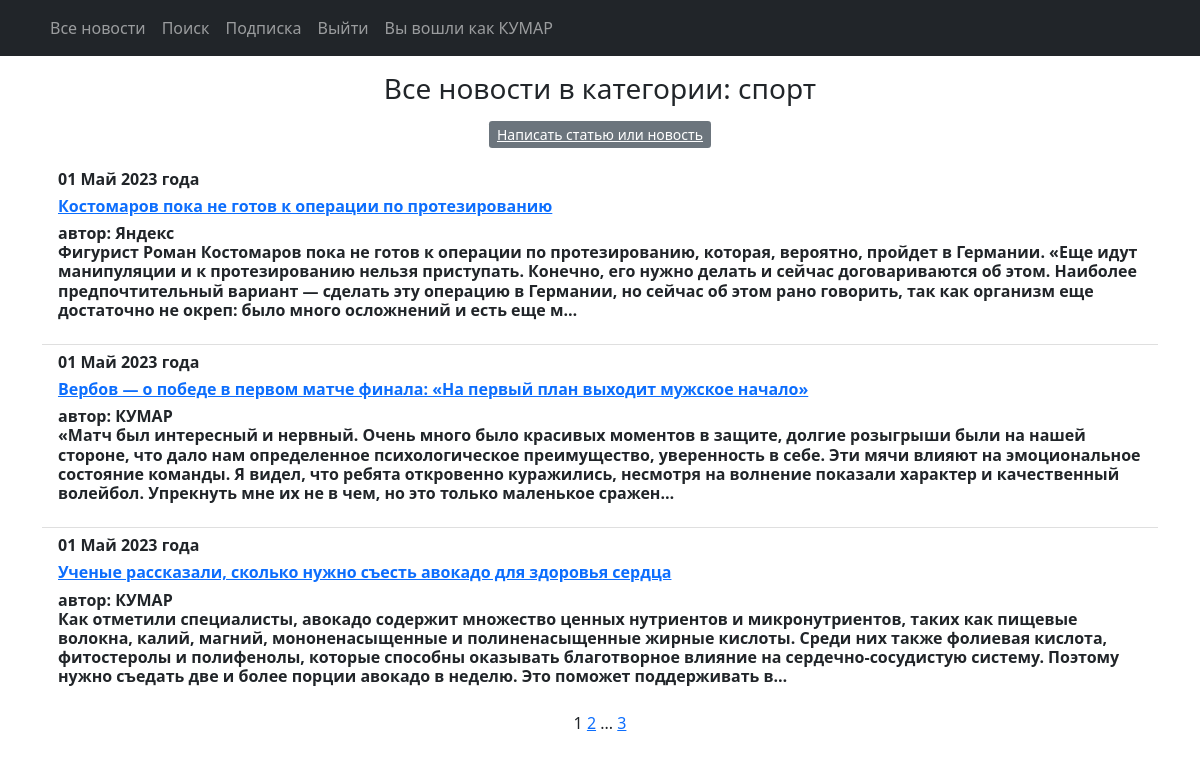
Page /news/categories/1/ (signed in) on the earlier database version.
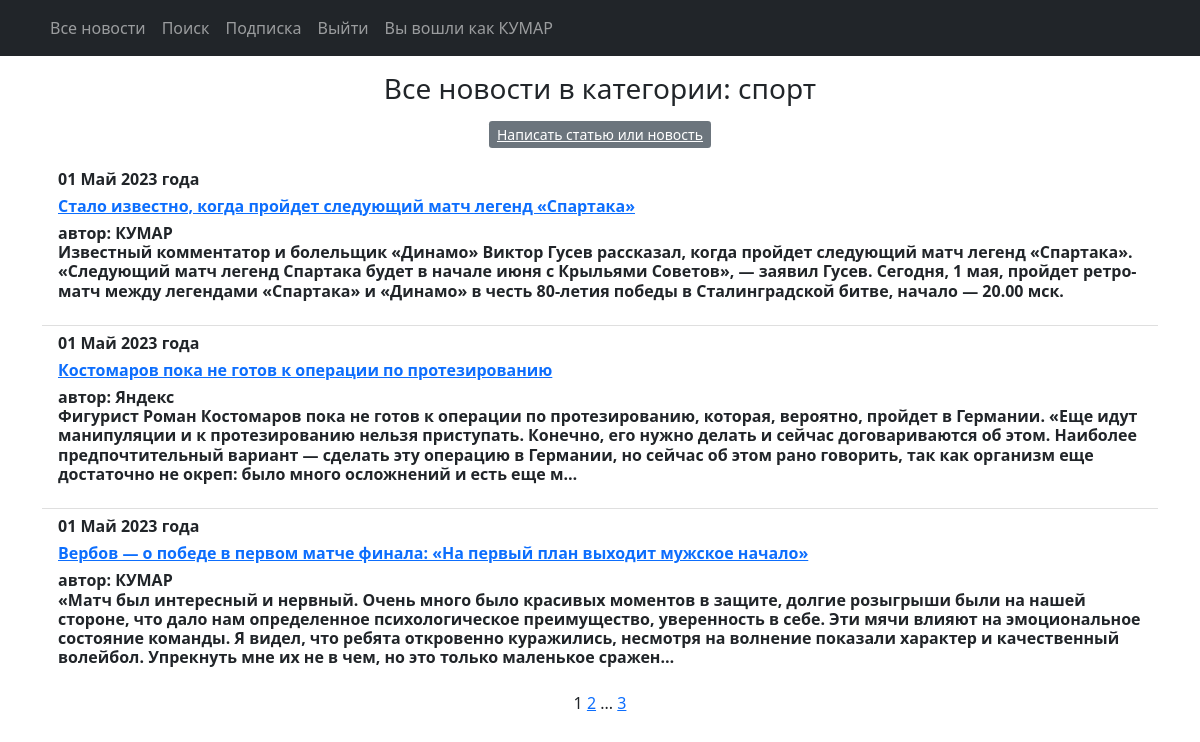
Same page on the later database version.
### news/models.py (models this page shows, shortened)
class Post(models.Model):
    NEWS = 'NW'
    ARTICLE = 'AR'
    CATEGORY_CHOICES = (
        (NEWS, 'Новость'),
        (ARTICLE, 'Статья'),
    )
    author = models.ForeignKey(Author, on_delete=models.CASCADE)
    categoryType = models.CharField(max_length=2, choices=CATEGORY_CHOICES, default=ARTICLE)
    date = models.DateTimeField(auto_now_add=True)
    category = models.ManyToManyField(Category, through='PostCategory')
    title = models.CharField(max_length=255)
    text = models.TextField()
    rating = models.SmallIntegerField(default=0)
    class Meta:
        verbose_name = 'Новость'
        verbose_name_plural = 'Новости'

class Author(models.Model):
    authorUser = models.OneToOneField(User, on_delete=models.CASCADE)
    ratingAuthor = models.IntegerField(default=0)
    class Meta:
        verbose_name = 'Автор'
        verbose_name_plural = 'Авторы'
    def __str__(self):
        return f'{self.authorUser}'

### news/views.py (the view)
# urls.py: path('categories/<int:pk>/', CategoryListView.as_view(), name='category_list'),
class CategoryListView(PostList):
    model = Post
    template_name = 'category_list.html'
    context_object_name = 'category_news_list'
    ordering = '-date'
    paginate_by = 3
    def get_queryset(self):
        self.category = get_object_or_404(Category, id=self.kwargs['pk'])
        queryset = Post.objects.filter(category=self.category).order_by('-date')
        return queryset
    def get_context_data(self, **kwargs):
        context = super().get_context_data(**kwargs)
        context['is_not_subscriber'] = self.request.user not in self.category.subscribers.all()
        context['category'] = self.category
        return context

### news/templatetags/custom_filters.py (called while the page is built)
@register.filter()
def censor(value):
    text = value
    for r in replacements.items():
        text = text.replace(r[0], r[1])
    return text

### news/templatetags/custom_tags.py (called while the page is built)
@register.simple_tag(takes_context=True)
def url_replace(context, **kwargs):
    d = context['request'].GET.copy()
    for k, v in kwargs.items():
        d[k] = v
    return d.urlencode()

### news/views.py (called while the page is built)
    def get_context_data(self, **kwargs):
        context = super().get_context_data(**kwargs)
        context['time_now'] = datetime.utcnow()
        context['is_author'] = self.request.user.groups.filter(name='authors').exists()
        return context

### news/templates/category_list.html (shortened to what this page needs)
{% extends 'default.html' %}
{% load custom_filters %}
{% load custom_tags %}
{% block content %}
<p><h3 class="text-normal fs-12">Все новости в категории: {{ category.name }} </p></h3>
{% if perms.news.add_post %}
<p class="text-center">
    <a href="{% url 'post_create' %}" class="btn-secondary btn-sm">Написать статью или новость</a>
</p>
{% endif %}
{% if category_news_list %}
<ul class="list-group list-group-flush">
    {% for c in category_news_list %}
    <li class="list-group-item">
        <h6 align="left"<small class="fw-bold">{{ c.date | date:'d M Y'}} года</small> </h6>
        <h6 align="left"<small class="fw-bold"><a href="{% url 'post' c.id %}">{{ c.title | censor }}</a></small>
        <h6 align="left"<small class="fw-bold">автор: {{ c.author }}</small> <br>
        <p align="left">{{ c.text | truncatechars:410 }}</p>
    </li>
    {% endfor %}
</ul>
{% else %}
<h2>Новостей нет!</h2>
{% endif %}
{{ page_obj.number }}
{% if page_obj.has_next %}
<a href="?{% url_replace page=page_obj.next_page_number %}">{{ page_obj.next_page_number }}</a>
{% if paginator.num_pages != page_obj.next_page_number %}
...
<a href="?{% url_replace page=page_obj.paginator.num_pages %}">{{ page_obj.paginator.num_pages }}</a>
{% endif %}
{% endif %}
{% endblock content %}

Differences in the rows shown:
no longer on this page (row unchanged): Post: date "01 Май 2023", title|censor "Ученые рассказали, сколько нужно съесть авокадо для здоровья сердца", author "КУМАР", text "Как отметили специалисты, авокадо содержит множество ценных нутриентов и микронутриентов, таких как пищевые волокна, калий, магний, мононенасыщенные и полиненасыщенные жирные кислоты. Среди них также фолиевая кислота, фитостеролы и полифенолы, которые способны оказывать благотворное влияние на сердечно-сосудистую систему. Поэтому нужно съедать две и более порции авокадо в неделю. Это поможет поддерживать в…"
added Post: date "01 Май 2023", title|censor "Стало известно, когда пройдет следующий матч легенд «Спартака»", author "КУМАР", text "Известный комментатор и болельщик «Динамо» Виктор Гусев рассказал, когда пройдет следующий матч легенд «Спартака». «Следующий матч легенд Спартака будет в начале июня с Крыльями Советов», — заявил Гусев. Сегодня, 1 мая, пройдет ретро-матч между легендами «Спартака» и «Динамо» в честь 80-летия победы в Сталинградской битве, начало — 20.00 мск."
